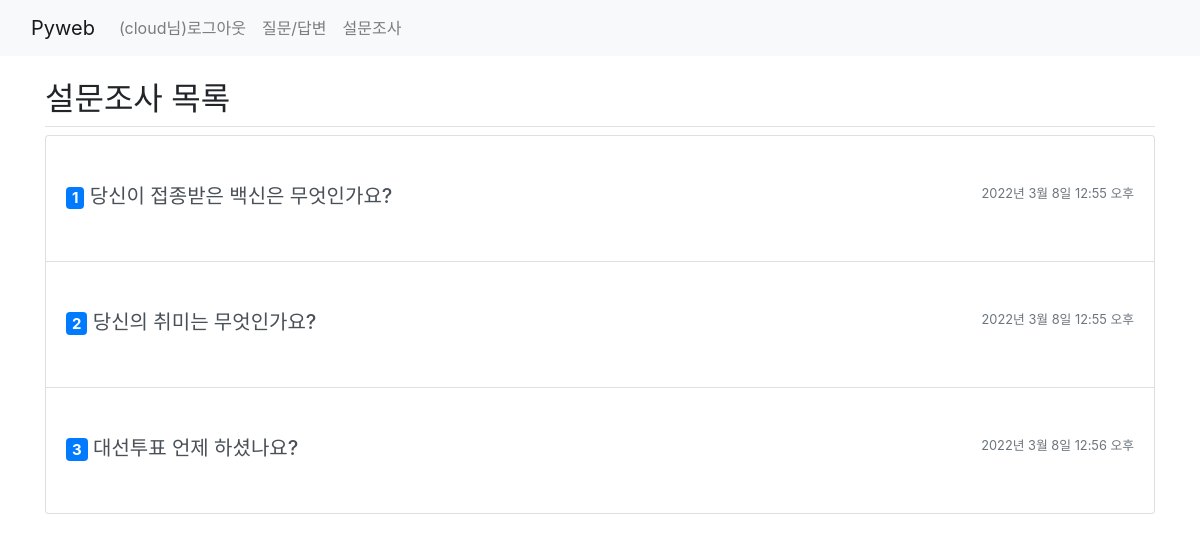
The app's page /polls/ (signed in) with its own data.
### polls/models.py (models this page shows, shortened)
class Question(models.Model):
    question_text = models.CharField(max_length=200)    # 질문 내용
    pub_date = models.DateTimeField()                   # 작성일

### polls/views.py (the view)
# urls.py: path('', views.index, name='index'),
def index(request):
    question_list = Question.objects.all()
    return render(
        request,
        'polls/index.html',
        {'question_list': question_list}
    )

### templates/polls/index.html (shortened to what this page needs)
{% extends 'base.html' %}
{% block content %}
    <div class="container my-3">
        <h2 class="border-bottom py-2">설문조사 목록</h2>
        <div class="list-group">
            {% if question_list %}
                {% for question in question_list %}
                    <a href="{% url 'polls:detail' question.id %}"
                       class="list-group-item list-group-item-action py-5">
                        <div class="d-flex w-100 justify-content-between">
                            <h5 class="mb-1">
                                <span class="badge badge-primary">{{ forloop.counter }}</span>
                                {{ question.question_text }}
                            </h5>
                            <small class="text-muted">{{ question.pub_date }}</small>
                        </div>
                    </a>
                {% endfor %}
            {% else %}
            <p>설문이 없습니다.</p>
            {% endif %}
        </div>
    </div>
{% endblock %}

### templates/navbar.html (shortened to what this page needs)
<nav class="navbar navbar-expand-lg navbar-light bg-light">
    <div class="container-fluid">
        <a class="navbar-brand" href="{% url 'board:index' %}">Pyweb</a>
        <div class="collapse navbar-collapse" id="navbarNav">
            <div class="navbar-nav">
                <li class="nav-item">
                    {% if user.is_authenticated %}
                        <a class="nav-link" href="{% url 'common:logout' %}">({{ user.username }}님)로그아웃</a>
                    {% else %}
                        <a class="nav-link" href="{% url 'common:login' %}">로그인</a>
                    {% endif %}
                </li>
                <li class="nav-item">
                    <a class="nav-link" href="{% url 'board:boardlist' %}">질문/답변</a>
                </li>
                <li class="nav-item">
                    <a class="nav-link" href="{% url 'polls:index' %}">설문조사</a>
                </li>
            </div>
        </div>
    </div>
</nav>

### records on screen
Question: question_text "당신이 접종받은 백신은 무엇인가요?", pub_date "2022년 3월 8일 12:55 오후"
Question: question_text "당신의 취미는 무엇인가요?", pub_date "2022년 3월 8일 12:55 오후"
Question: question_text "대선투표 언제 하셨나요?", pub_date "2022년 3월 8일 12:56 오후"

### other values on screen
{{ user.username }} "cloud"
